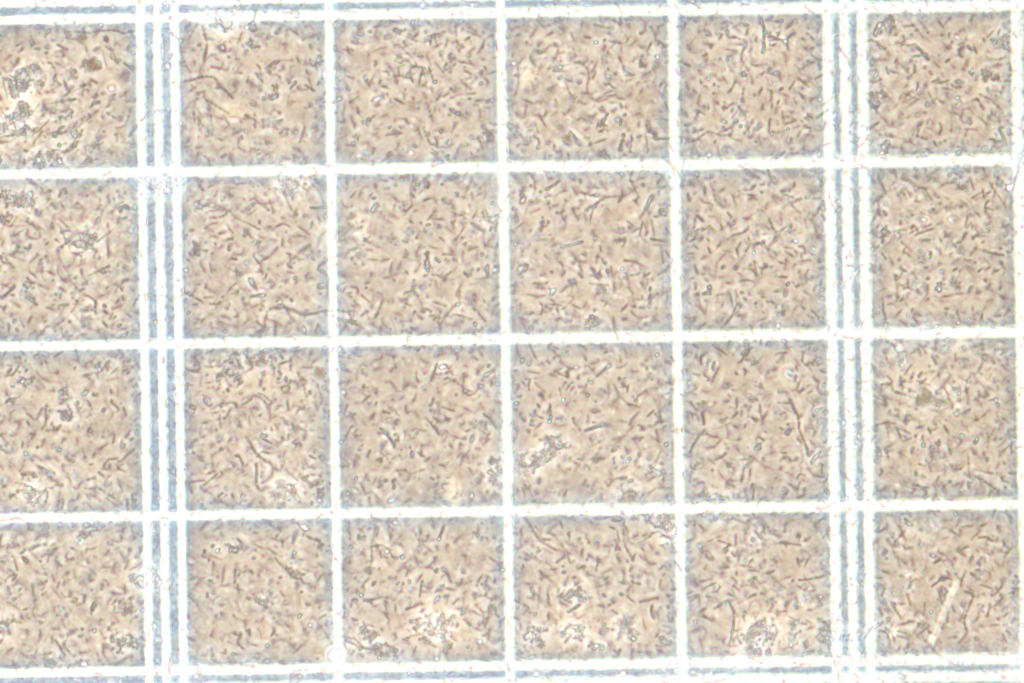
#> input picture images/sample/1D24AD13-6C1A-452F-A12A-D573795D54EA.jpg, 3072 x 2048 px (shown at 1/3 size)
$ python -i active_thresh_segseg_label.py   (imports and definitions only)
#> lines starting #> are read from the running program, lines starting #| are printed output that depends on the picture; after the words box and inside, x2 and y2 are one past the last pixel; in counts of white or black regions, pixels touching at a corner belong together
#Function file to automatically isolate, crop, and resize cell images taken from cropped samples.
#uses adaptive thresholding and opencv's findContours function to isolate cell images within expected sizes

import cv2
import numpy as np
import time
import os

#arguments:
#path: path to image
#dst_size: size to crop images to, images are always cropped to squares
#interpol: opencv's interpolation method for resizing
#https://docs.opencv.org/3.4/da/d54/group__imgproc__transform.html#ga5bb5a1fea74ea38e1a5445ca803ff121
def segseg_label(path,dst_size=32, interpol=cv2.INTER_LINEAR):
#> called with dst_size = 32, interpol = 1
    image = cv2.imread(path)
#> image is the input picture: shape (2048, 3072, 3); mean B, G, R 197.4, 209.4, 218.4
    imclone = image.copy()

    pth = (path.split('\\')[-1])[:-4]
    print(pth)

    gray = cv2.cvtColor(image, cv2.COLOR_BGR2GRAY)
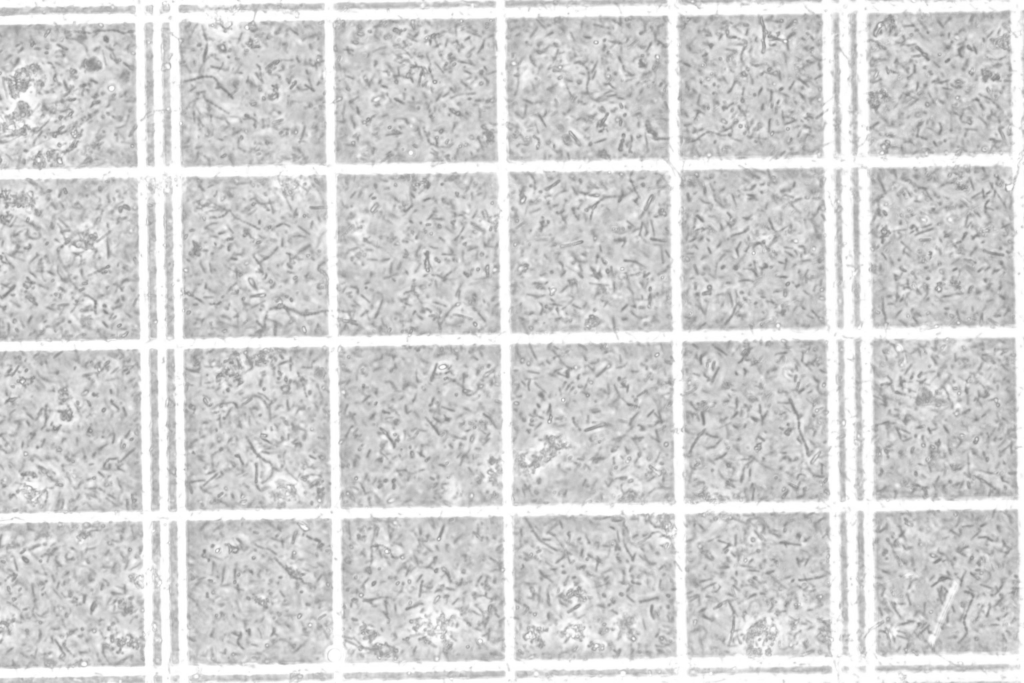
#> gray: shape (2048, 3072) (shown at 1/3 size); min 129, max 255, mean 210.7

    # cv2.namedWindow('image',cv2.WINDOW_KEEPRATIO)

    blur = cv2.GaussianBlur(gray, (21,21),0)

    #otsu thresholding - did not quite do enough testing, but I think it's fine for now
    thresh = cv2.adaptiveThreshold(blur, 255, cv2.ADAPTIVE_THRESH_MEAN_C, cv2.THRESH_BINARY, 15, 3)
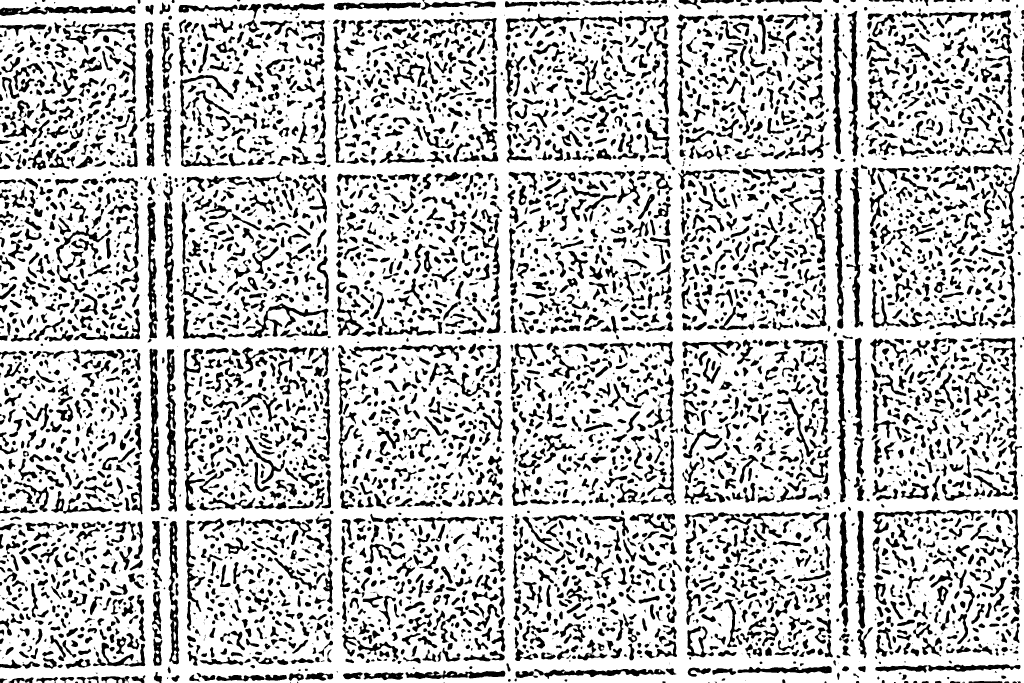
#> thresh: shape (2048, 3072) (shown at 1/3 size); 75.2% white; 6094 black regions (1419 under 20 px)

    cnts = cv2.findContours(thresh, cv2.RETR_LIST, cv2.CHAIN_APPROX_SIMPLE)[0]
#> cnts = 9157 contours, 4146 with area under 20; largest, box (x1, y1, x2, y2) and area: (0, 0, 3072, 2048) 6250393, (447, 1045, 480, 1535) 9716, (504, 1562, 539, 1994) 8123, (2538, 501, 2591, 984) 7857, (2507, 1019, 2543, 1508) 7696
    # print(type(cnts))
    ls = []
    l = []
    cuts = []
    Z=0
    for cnt in cnts:
        i = cv2.contourArea(cnt)
        if i < 100 or i > 10000:
            continue

        # print(Z)
        mn = cv2.minAreaRect(cnt)
        box = np.intp(cv2.boxPoints(mn))
        cv2.drawContours(image,[box],0,(0,0,255),2)

        x,y,w,h = cv2.boundingRect(cnt)
        cv2.rectangle(image,(x,y),(x+w,y+h),(0,0,255),1)
        cv2.putText(image, str(Z), (x, y-5), cv2.FONT_HERSHEY_SIMPLEX, 0.9, (255,3,9), 1)

        mask = np.zeros_like(image)
        mask = cv2.drawContours(mask, cnt, -1, (0), -1)
        mask = cv2.bitwise_not(mask)
        # cv2.imshow('image',mask)
        # cv2.waitKey(0)

        out = cv2.bitwise_and(imclone, mask)
        out = out[y:y+h, x:x+w]

        out = cv2.cvtColor(out,cv2.COLOR_BGR2GRAY)
        out = cv2.resize(out, (dst_size,dst_size),interpolation=interpol)

        # cv2.imshow('n',out)
        # cv2.waitKey(0)
        cuts.append(out)

        # cv2.imshow('image',out)
        # cv2.waitKey(0)

        ls.append(i)
        l.append(cnt)

        #creates a new directory to store images in with the name of the read file
        if os.path.isdir(path):
            os.mkdir(path)

        if not cv2.imwrite():
            raise Exception("no write")

        Z += 1
#> this loop made 40 passes
#> (cnt, i) on passes 1, 2, 3, 4, 5, 6, 7, 10, 11, 12, 13: ([[2920, 2047]], 0), ([[2917, 2047]], 0), ([[2869, 2047]], 0), ([[2867, 2047]], 0), ([[29, 2047], [30, 2047]], 0), ([[0, 2047]], 0), ([[2144, 2046], [2145, 2045], [2146, 2046], [2145, 2047]], 2), ([[2472, 2045], [2473, 2044], [2474, 2045], [2473, 2046]], 2), ([[2143, 2045], [2144, 2044], [2145, 2045], [2144, 2046]], 2), ([[315, 2045], [316, 2044], [317, 2045], [316, 2046]], 2), ([[166, 2045], [167, 2044], [168, 2045], [167, 2046]], 2)
#> i on passes 8, 9, 14, 16, 18, 19: 8, 4, 4, 10, 9.5, 4
#> after the loop, Z = 0; cuts = 1 item; l = 1 contour; box (x1, y1, x2, y2) and area: (319, 2035, 350, 2048) 273; ls = [273]

    cv2.imwrite('')
    return cuts #returns list of cell images after resize

#> (the run stopped early here; a loop or call above may not have finished)

$ run again, on images/sample/9089F5F0-80B2-4245-BD0E-DDD66F4EBEA5.jpg
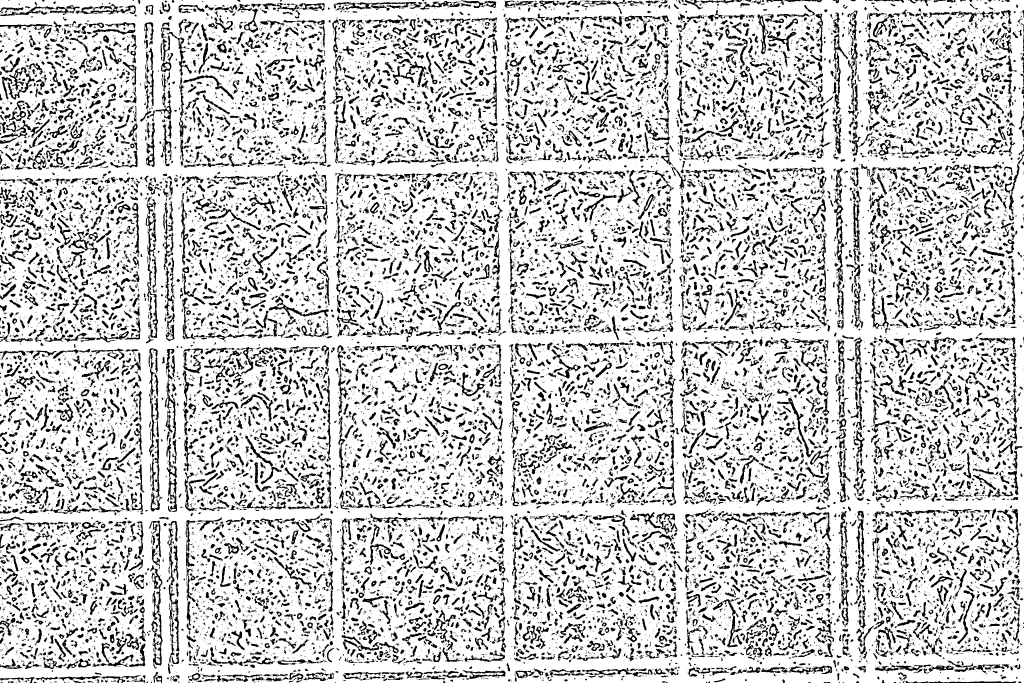
#> input picture images/sample/9089F5F0-80B2-4245-BD0E-DDD66F4EBEA5.jpg, 3072 x 2048 px (shown at 1/3 size)
#> in segseg_label, image is the input picture: shape (2048, 3072, 3); min 0, max 255, mean 202.4
#> in segseg_label, `thresh = cv2.adaptiveThreshold(blur, 255, cv2.ADAPTIVE_THRESH_MEAN_C, ..`:
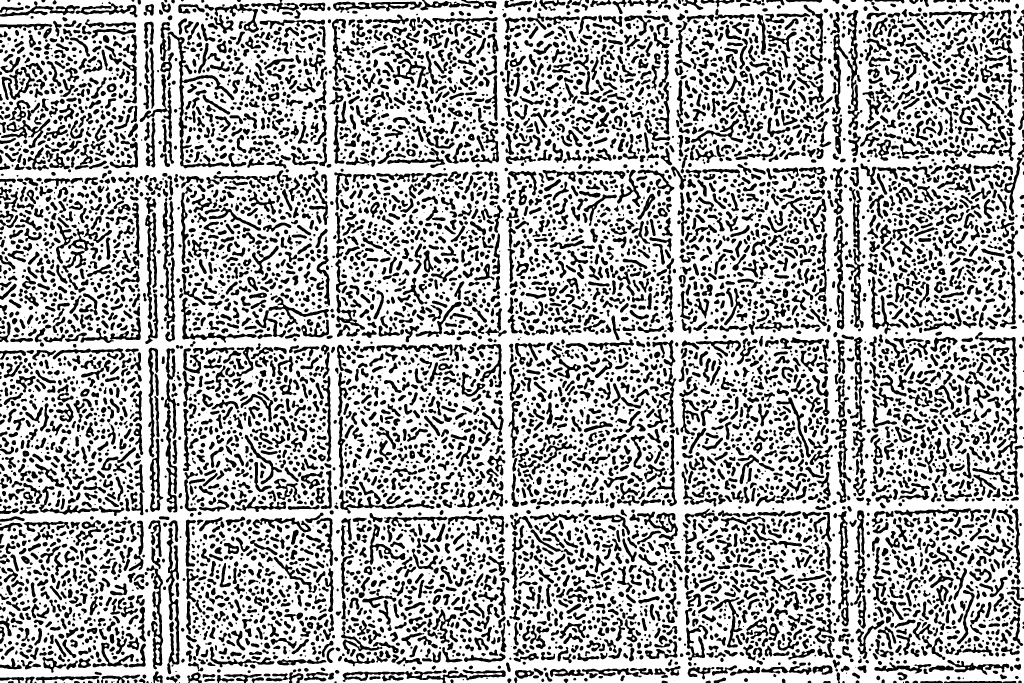
#> thresh: shape (2048, 3072) (shown at 1/3 size); 67.3% white; 8329 black regions (574 under 20 px)
#> cnts = 8458 contours, 488 with area under 20; largest, box (x1, y1, x2, y2) and area: (0, 0, 3072, 2048) 6220052, (491, 1044, 533, 1539) 8754, (501, 94, 704, 506) 8332, (497, 1582, 540, 2024) 7256, (2536, 560, 2594, 985) 6906
#> the loop in segseg_label, `for cnt in cnts:` made 3 passes
#> (cnt, i) on pass 1: ([[3007, 2047], [3008, 2047]], 0)
#> pass 3, in segseg_label, `out = cv2.resize(out, (dst_size,dst_size),interpolation=interpol)`:
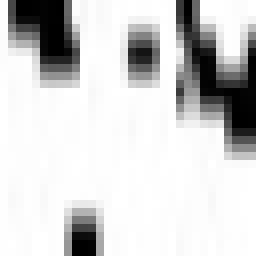
#> out: shape (32, 32) (shown 8 times larger); min 0, max 255, mean 209.1
#> after the loop in segseg_label, `for cnt in cnts:`: Z = 0; cuts = 1 item; l = 1 contour; box (x1, y1, x2, y2) and area: (569, 2041, 595, 2048) 112; ls = [111.5]
